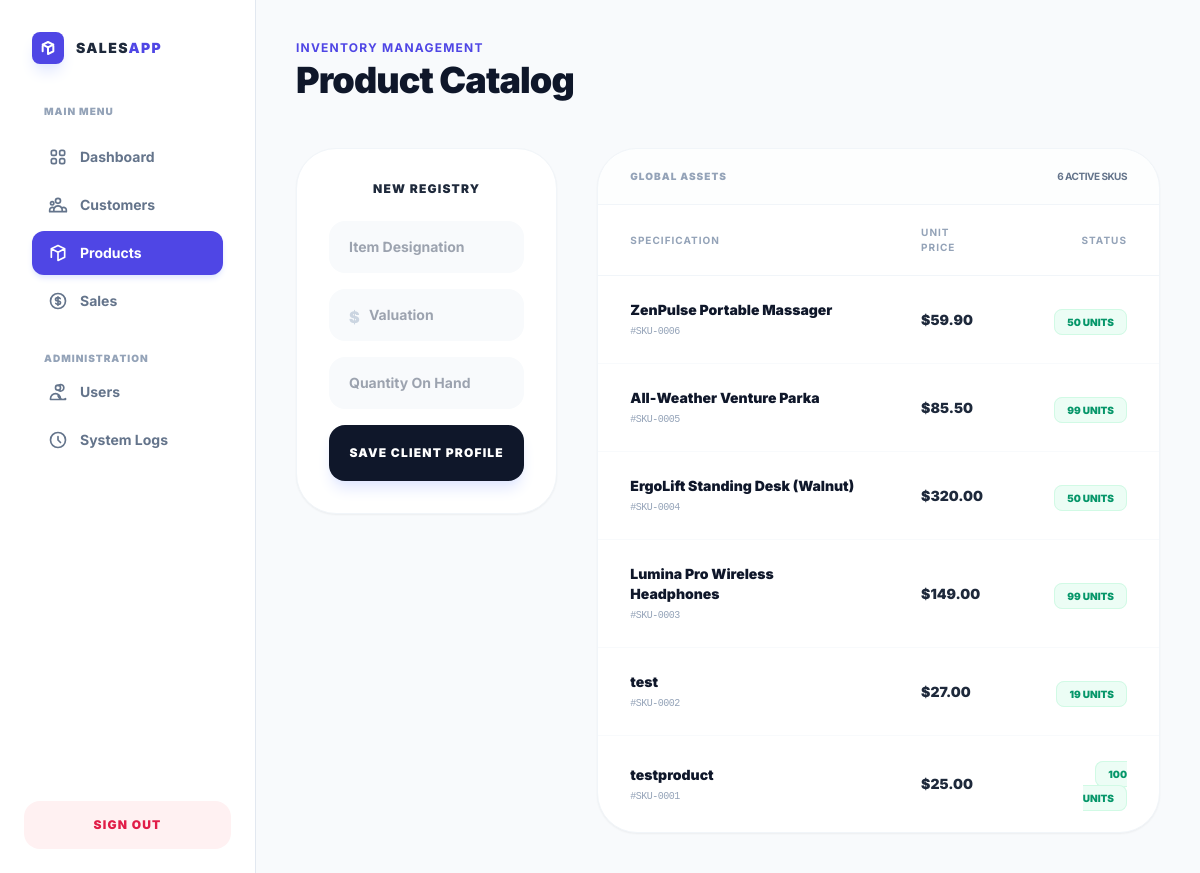
The app's page /products.php (signed in) with its own data.
### tables this page shows
CREATE TABLE `products` (
  `product_id` int(11) NOT NULL,
  `product_name` varchar(100) DEFAULT NULL,
  `price` decimal(10,2) DEFAULT NULL,
  `stock_quantity` int(11) DEFAULT NULL
);

### products.php (the view, shortened to what this page needs)
<?php
require 'db.php';
if (!function_exists('h')) {
    function h($str) {
        return htmlspecialchars($str ?? '', ENT_QUOTES, 'UTF-8');
    }
}
$result = $conn->query("SELECT * FROM products ORDER BY product_id DESC");
?>
<!DOCTYPE html>
<html lang="en">
<head>
    <script src="https://cdn.tailwindcss.com"></script>
</head>
<body class="bg-[#F8FAFC] text-slate-900 flex">
    <aside class="w-64 h-screen bg-white border-r border-slate-200 fixed left-0 top-0 flex flex-col z-50">
        <div class="p-8">
            <div class="flex items-center space-x-3 mb-10">
                <div class="w-8 h-8 bg-indigo-600 rounded-lg flex items-center justify-center shadow-lg shadow-indigo-100">
                    <svg class="w-4 h-4 text-white" fill="none" stroke="currentColor" viewBox="0 0 24 24"><path stroke-linecap="round" stroke-linejoin="round" stroke-width="3" d="M20 7l-8-4-8 4m16 0l-8 4m8-4v10l-8 4m-8-4V7m8 4v10M4 7l8 4"></path></svg>
                </div>
                <span class="text-sm font-black tracking-widest text-slate-800 uppercase">Sales<span class="text-indigo-600">App</span></span>
            </div>
            <nav class="space-y-1">
                <p class="text-[10px] font-black text-slate-400 uppercase tracking-widest mb-4 ml-3">Main Menu</p>
                <a href="admin.php" class="flex items-center space-x-3 px-4 py-3 rounded-xl text-slate-500 hover:bg-slate-50 transition-all">
                    <span class="text-sm font-bold">Dashboard</span>
                </a>
                <a href="customers.php" class="flex items-center space-x-3 px-4 py-3 rounded-xl text-slate-500 hover:bg-slate-50 transition-all">
                    <span class="text-sm font-bold">Customers</span>
                </a>
                <a href="products.php" class="flex items-center space-x-3 px-4 py-3 rounded-xl bg-indigo-600 text-white shadow-indigo-100 shadow-md transition-all">
                    <svg class="w-5 h-5" fill="none" stroke="currentColor" viewBox="0 0 24 24"><path stroke-linecap="round" stroke-linejoin="round" stroke-width="2" d="M20 7l-8-4-8 4m16 0l-8 4m8-4v10l-8 4m-8-4V7m8 4v10M4 7l8 4"></path></svg>
                    <span class="text-sm font-bold">Products</span>
                </a>
                <a href="sales.php" class="flex items-center space-x-3 px-4 py-3 rounded-xl text-slate-500 hover:bg-slate-50 transition-all">
                    <span class="text-sm font-bold">Sales</span>
                </a>
    <?php if (isset($_SESSION['role']) && strtolower($_SESSION['role']) === 'admin'): ?>
      <p class="text-[10px] font-black text-slate-400 uppercase tracking-widest pt-6 mb-4 ml-3">Administration</p>
                <a href="users.php" class="flex items-center space-x-3 px-4 py-3 rounded-xl text-slate-500 hover:bg-slate-50 transition-all">
                    <svg class="w-5 h-5" fill="none" stroke="currentColor" viewBox="0 0 24 24"><path stroke-linecap="round" stroke-linejoin="round" stroke-width="2" d="M12 4.354a4 4 0 110 5.292M15 21H3v-1a6 6 0 0112 0v1zm0 0h6v-1a6 6 0 01-9-3.375M15 6.75a3 3 0 11-6 0 3 3 0 016 0z"></path></svg>
                    <span class="text-sm font-bold">Users</span>
                </a>
                <a href="logs.php" class="flex items-center space-x-3 px-4 py-3 rounded-xl text-slate-500 hover:bg-slate-50 transition-all">
                    <svg class="w-5 h-5" fill="none" stroke="currentColor" viewBox="0 0 24 24"><path stroke-linecap="round" stroke-linejoin="round" stroke-width="2" d="M12 8v4l3 3m6-3a9 9 0 11-18 0 9 9 0 0118 0z"></path></svg>
                    <span class="text-sm font-bold">System Logs</span>
                </a>
    <?php endif; ?>
            </nav>
        </div>
        <div class="mt-auto p-6">
            <a href="logout.php" class="flex items-center justify-center space-x-2 px-4 py-4 rounded-2xl bg-rose-50 text-rose-600 text-xs font-black uppercase tracking-widest hover:bg-rose-100 transition-all">
                <span>Sign Out</span>
            </a>
        </div>
    </aside>
    <main class="flex-1 ml-64 p-10 min-h-screen">
        <header class="mb-12">
            <p class="text-indigo-600 font-bold text-xs uppercase tracking-widest mb-1">Inventory Management</p>
            <h1 class="text-4xl font-black text-slate-900 tracking-tight">Product Catalog</h1>
        </header>
        <div class="grid grid-cols-1 lg:grid-cols-12 gap-10">
            <div class="lg:col-span-4">
                <div class="bg-white p-8 rounded-[2.5rem] shadow-sm border border-slate-100">
                    <h3 class="text-xs font-black text-slate-800 mb-6 uppercase tracking-widest text-center">New Registry</h3>
                    <form method="POST" class="space-y-4">
                        <input type="text" name="product_name" placeholder="Item Designation" required class="w-full px-5 py-4 bg-slate-50 border-none rounded-2xl focus:ring-2 focus:ring-indigo-500 outline-none font-bold text-sm">
                        <div class="relative">
                            <span class="absolute left-5 top-4 font-black text-slate-300">$</span>
                            <input type="number" step="0.01" name="price" placeholder="Valuation" required class="w-full pl-10 pr-5 py-4 bg-slate-50 border-none rounded-2xl focus:ring-2 focus:ring-indigo-500 outline-none font-bold text-sm">
                        </div>
                        <input type="number" name="stock_quantity" placeholder="Quantity On Hand" required class="w-full px-5 py-4 bg-slate-50 border-none rounded-2xl focus:ring-2 focus:ring-indigo-500 outline-none font-bold text-sm">
                        <button type="submit" name="add_customer"
        class="w-full py-5 bg-slate-900 text-white rounded-2xl text-xs font-black uppercase tracking-widest hover:bg-indigo-700 hover:scale-[1.02] active:scale-95 transition-all shadow-lg shadow-indigo-100 focus:ring-2 focus:ring-indigo-500">
    Save Client Profile
</button>
                    </form>
                </div>
            </div>
            <div class="lg:col-span-8 bg-white rounded-[2.5rem] shadow-sm border border-slate-100 overflow-hidden">
                <div class="px-8 py-5 border-b border-slate-100 flex justify-between items-center bg-slate-50/30">
                    <h3 class="text-[10px] font-black text-slate-400 uppercase tracking-widest">Global Assets</h3>
                    <span class="text-[10px] text-slate-500 font-bold uppercase tracking-tighter"><?= $result->num_rows ?> Active SKUs</span>
                </div>
                <div class="overflow-x-auto">
                    <table class="w-full text-left">
                        <thead class="text-[10px] text-slate-400 font-black uppercase tracking-widest border-b border-slate-100">
                            <tr>
                                <th class="px-8 py-5">Specification</th>
                                <th class="px-8 py-5">Unit Price</th>
                                <th class="px-8 py-5 text-right">Status</th>
                            </tr>
                        </thead>
                        <tbody class="divide-y divide-slate-50">
                            <?php while ($row = $result->fetch_assoc()): ?>
                            <tr class="hover:bg-slate-50/50 transition-colors">
                                <td class="px-8 py-6">
                                    <div class="text-sm font-black text-slate-900"><?= h($row['product_name']) ?></div>
                                    <div class="text-[10px] text-slate-400 font-mono mt-1 uppercase tracking-tighter">#SKU-<?= str_pad($row['product_id'], 4, '0', STR_PAD_LEFT) ?></div>
                                </td>
                                <td class="px-8 py-6 text-sm font-black text-slate-800">
                                    $<?= number_format($row['price'], 2) ?>
                                </td>
                                <td class="px-8 py-6 text-right">
                                    <?php if ($row['stock_quantity'] <= 0): ?>
                                        <span class="text-[10px] font-black bg-rose-100 text-rose-700 px-3 py-1.5 rounded-lg uppercase border border-rose-200">Depleted</span>
                                    <?php elseif ($row['stock_quantity'] <= 5): ?>
                                        <span class="text-[10px] font-black bg-amber-100 text-amber-700 px-3 py-1.5 rounded-lg uppercase border border-amber-200">Critical: <?= $row['stock_quantity'] ?></span>
                                    <?php else: ?>
                                        <span class="text-[10px] font-black bg-emerald-50 text-emerald-600 px-3 py-1.5 rounded-lg uppercase border border-emerald-100"><?= $row['stock_quantity'] ?> units</span>
                                    <?php endif; ?>
                                </td>
                            </tr>
                            <?php endwhile; ?>
                        </tbody>
                    </table>
                </div>
            </div>
        </div>
    </main>
</body>
</html>

### products.php (style rules this page uses)
body { font-family: 'Inter', sans-serif; }

### records on screen
products: product_name "ZenPulse Portable Massager", product_id "0006", price "59.90", stock_quantity "50"
products: product_name "All-Weather Venture Parka", product_id "0005", price "85.50", stock_quantity "99"
products: product_name "ErgoLift Standing Desk (Walnut)", product_id "0004", price "320.00", stock_quantity "50"
products: product_name "Lumina Pro Wireless Headphones", product_id "0003", price "149.00", stock_quantity "99"
products: product_name "test", product_id "0002", price "27.00", stock_quantity "19"
products: product_name "testproduct", product_id "0001", price "25.00", stock_quantity "100"

### other values on screen
$result->num_rows "6"
